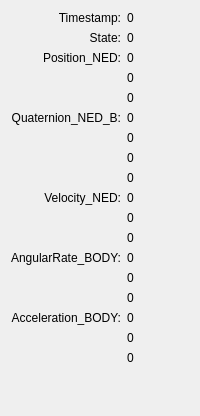
      <widget class="QWidget" name="tab">
       <attribute name="title">
        <string>LPOSVSS</string>
       </attribute>
       <layout class="QVBoxLayout" name="verticalLayout">
        <item>
         <layout class="QGridLayout" name="gridLayout">
          <item row="1" column="0">
           <widget class="QLabel" name="label">
            <property name="text">
             <string>State:</string>
            </property>
            <property name="alignment">
             <set>Qt::AlignRight|Qt::AlignTop|Qt::AlignTrailing</set>
            </property>
           </widget>
          </item>
          <item row="1" column="1">
           <widget class="QLabel" name="lblLPOSState">
            <property name="text">
             <string>0</string>
            </property>
           </widget>
          </item>
          <item row="3" column="0">
           <widget class="QLabel" name="label_4">
            <property name="text">
             <string>Quaternion_NED_B:</string>
            </property>
            <property name="alignment">
             <set>Qt::AlignRight|Qt::AlignTop|Qt::AlignTrailing</set>
            </property>
           </widget>
          </item>
          <item row="4" column="0">
           <widget class="QLabel" name="label_5">
            <property name="text">
             <string>Velocity_NED:</string>
            </property>
            <property name="alignment">
             <set>Qt::AlignRight|Qt::AlignTop|Qt::AlignTrailing</set>
            </property>
           </widget>
          </item>
          <item row="6" column="0">
           <widget class="QLabel" name="label_6">
            <property name="text">
             <string>Acceleration_BODY:</string>
            </property>
            <property name="alignment">
             <set>Qt::AlignRight|Qt::AlignTop|Qt::AlignTrailing</set>
            </property>
           </widget>
          </item>
          <item row="5" column="0">
           <widget class="QLabel" name="label_33">
            <property name="text">
             <string>AngularRate_BODY:</string>
            </property>
            <property name="alignment">
             <set>Qt::AlignRight|Qt::AlignTop|Qt::AlignTrailing</set>
            </property>
           </widget>
          </item>
          <item row="0" column="0">
           <widget class="QLabel" name="label_40">
            <property name="text">
             <string>Timestamp:</string>
            </property>
            <property name="alignment">
             <set>Qt::AlignRight|Qt::AlignTop|Qt::AlignTrailing</set>
            </property>
           </widget>
          </item>
          <item row="0" column="1">
           <widget class="QLabel" name="lblLPOSTimestamp">
            <property name="text">
             <string>0</string>
            </property>
           </widget>
          </item>
          <item row="2" column="0">
           <widget class="QLabel" name="label_2">
            <property name="text">
             <string>Position_NED:</string>
            </property>
            <property name="alignment">
             <set>Qt::AlignRight|Qt::AlignTop|Qt::AlignTrailing</set>
            </property>
           </widget>
          </item>
          <item row="2" column="1">
           <layout class="QVBoxLayout" name="verticalLayout_3">
            <item>
             <widget class="QLabel" name="lblLPOSPosition0">
              <property name="text">
               <string>0</string>
              </property>
             </widget>
            </item>
            <item>
             <widget class="QLabel" name="lblLPOSPosition1">
              <property name="text">
               <string>0</string>
              </property>
             </widget>
            </item>
            <item>
             <widget class="QLabel" name="lblLPOSPosition2">
              <property name="text">
               <string>0</string>
              </property>
             </widget>
            </item>
           </layout>
          </item>
          <item row="3" column="1">
           <layout class="QVBoxLayout" name="verticalLayout_8">
            <item>
             <widget class="QLabel" name="lblLPOSQuaternion0">
              <property name="text">
               <string>0</string>
              </property>
             </widget>
            </item>
            <item>
             <widget class="QLabel" name="lblLPOSQuaternion1">
              <property name="text">
               <string>0</string>
              </property>
             </widget>
            </item>
            <item>
             <widget class="QLabel" name="lblLPOSQuaternion2">
              <property name="text">
               <string>0</string>
              </property>
             </widget>
            </item>
            <item>
             <widget class="QLabel" name="lblLPOSQuaternion3">
              <property name="text">
               <string>0</string>
              </property>
             </widget>
            </item>
           </layout>
          </item>
          <item row="4" column="1">
           <layout class="QVBoxLayout" name="verticalLayout_9">
            <item>
             <widget class="QLabel" name="lblLPOSVelocity0">
              <property name="text">
               <string>0</string>
              </property>
             </widget>
            </item>
            <item>
             <widget class="QLabel" name="lblLPOSVelocity1">
              <property name="text">
               <string>0</string>
              </property>
             </widget>
            </item>
            <item>
             <widget class="QLabel" name="lblLPOSVelocity2">
              <property name="text">
               <string>0</string>
              </property>
             </widget>
            </item>
           </layout>
          </item>
          <item row="5" column="1">
           <layout class="QVBoxLayout" name="verticalLayout_10">
            <item>
             <widget class="QLabel" name="lblLPOSAngular0">
              <property name="text">
               <string>0</string>
              </property>
             </widget>
            </item>
            <item>
             <widget class="QLabel" name="lblLPOSAngular1">
              <property name="text">
               <string>0</string>
              </property>
             </widget>
            </item>
            <item>
             <widget class="QLabel" name="lblLPOSAngular2">
              <property name="text">
               <string>0</string>
              </property>
             </widget>
            </item>
           </layout>
          </item>
          <item row="6" column="1">
           <layout class="QVBoxLayout" name="verticalLayout_11">
            <item>
             <widget class="QLabel" name="lblLPOSAcceleration0">
              <property name="text">
               <string>0</string>
              </property>
             </widget>
            </item>
            <item>
             <widget class="QLabel" name="lblLPOSAcceleration1">
              <property name="text">
               <string>0</string>
              </property>
             </widget>
            </item>
            <item>
             <widget class="QLabel" name="lblLPOSAcceleration2">
              <property name="text">
               <string>0</string>
              </property>
             </widget>
            </item>
           </layout>
          </item>
         </layout>
        </item>
        <item>
         <spacer name="verticalSpacer_6">
          <property name="orientation">
           <enum>Qt::Vertical</enum>
          </property>
          <property name="sizeHint" stdset="0">
           <size>
            <width>20</width>
            <height>40</height>
           </size>
          </property>
         </spacer>
        </item>
       </layout>
      </widget>
